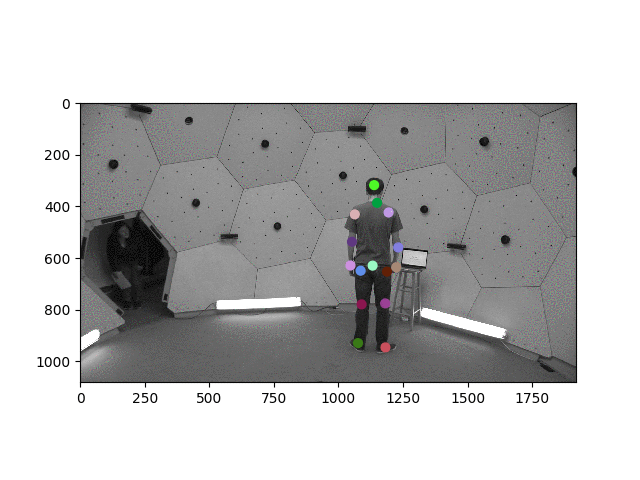
#> input picture 2D_Track.png, 640 x 480 px, given in place of hd00_03.mp4, which was not available
$ python tracing_joints_v2.py
#> lines starting #> are read from the running program, lines starting #| are printed output that depends on the picture; pictures that were not available may be replaced by others from this repository, and a replacement may not be noted
import numpy as np
import matplotlib.pyplot as plt
from skimage import filters, feature, img_as_int
from skimage.measure import regionprops
from scipy.ndimage import convolve, sobel
from scipy.spatial.distance import cdist
import cv2

# not looking for interest points
'''
Idea:
1. Get features of joints
2. For each joint:
    a. Calculate the optical flow of large area around joint.
    b. Match area to joint feature
'''


def get_interest_points(image, feature_width):
    '''
    Returns interest points for the input image

    :params:
    :image: a grayscale or color image (your choice depending on your implementation)
    :feature_width:

    :returns:
    :xs: an np array of the x coordinates of the interest points in the image
    :ys: an np array of the y coordinates of the interest points in the image


    '''

    # These are placeholders - replace with the coordinates of your interest points!
    xs = np.zeros(1)
    ys = np.zeros(1)

    yDer = sobel(image, 0)
    xDer = sobel(image, 1)
    gaussYDer2 = filters.gaussian(yDer * yDer)
    gaussXDer2 = filters.gaussian(xDer * xDer)
    gausXYder = filters.gaussian(xDer * yDer)
    addXY2 = gaussXDer2 + gaussYDer2
    C = gaussXDer2 * gaussYDer2 - \
        (gausXYder*gausXYder) - 0.02*(addXY2 * addXY2)
    threshold_num = 0.001  # need actual number
    C[C < threshold_num] = 0.0
    arr = feature.peak_local_max(
        C, feature_width, exclude_border=feature_width//2)
    xs = arr[:, 1]
    ys = arr[:, 0]

    return xs, ys


def get_features(image, x, y, feature_width):
    '''
    Returns feature descriptors for a given set of interest points.

    :params:
    :image: a grayscale or color image (your choice depending on your implementation)
    :x: np array of x coordinates of interest points
    :y: np array of y coordinates of interest points
    :feature_width: in pixels, is the local feature width. You can assume
                    that feature_width will be a multiple of 4 (i.e. every cell of your
                    local SIFT-like feature will have an integer width and height).

    :returns:
    :features: np array of computed features. It should be of size
            [len(x) * feature dimensionality] (for standard SIFT feature
            dimensionality is 128)

    '''
    width = feature_width // 4
    xDer = sobel(image, 1)
    yDer = sobel(image, 0)
    grad_mag = np.sqrt(np.square(xDer) + np.square(yDer))
    grad_ori = np.arctan2(yDer, xDer) + np.pi
    features = []
    inc = np.pi/4
    bins = np.array([0, inc, 2*inc, 3*inc, 4*inc, 5 *
                     inc, 6*inc, 7*inc, 8*inc + 0.001])
    for z in range(len(x)):
        xs = int(x[z])
        ys = int(y[z])
        xlb = xs - width*2
        xhb = xs + width*2
        ylb = ys - width*2
        yhb = ys + width*2
        descriptor = []
        if (xlb < 0 or ylb < 0 or xhb >= image.shape[1] or yhb >= image.shape[0]):
            continue
        else:
            for i in range(xlb, xhb, width):
                for j in range(ylb, yhb, width):
                    sublist = [0] * 8
                    submag = grad_mag[j:j + width, i:i + width]
                    subori = grad_ori[j:j + width, i:i + width]
                    digits = np.digitize(subori, bins)
                    for k in range(width):
                        for l in range(width):
                            index = digits[k, l] - 1
                            sublist[index] += submag[k][l]
                    descriptor.extend(sublist)
            norm = np.linalg.norm(descriptor)
            descriptor = descriptor / norm
            descriptor[descriptor > 0.2] = 0.2
            norm = np.linalg.norm(descriptor)
            descriptor = descriptor / norm
            descriptor = np.hstack(([xs, ys], descriptor))
            descriptor = list(descriptor)
            features.append(descriptor)
    return features


def match_features(joint_features, frame_features):
    new_joints = []
    for joint in joint_features:
        filtered_frame_feat = []
        frame_points = []
        for feat in frame_features:
            if (joint[0] - 8 <= feat[0] <= joint[0] + 8) and (joint[1] - 8 <= feat[1] <= joint[1] + 8):
                print(type(feat))
                frame_points.append([feat.pop(0), feat.pop(0)])
                filtered_frame_feat.append(feat)
        joint.pop(0)
        joint.pop(0)
        arr_joint = np.asarray(joint)
        arr_frame_feat = np.asarray(filtered_frame_feat)
        print(type(arr_joint))
        np.reshape(arr_joint, (1, 128))
        print(arr_joint.shape)
        dist_arr = cdist(arr_joint, arr_frame_feat)
        # print(dist_arr)
        new_joint = frame_points[np.argsort(dist_arr)[0]]
        new_joints.append(new_joint)
    return new_joints


def get_next_frame_joints(curr_frame, joint_features):
    '''
    Inputs: curr_frame - the current frame of the video
            joint_list - an n X 2 array, where n is the number of joints and holds the xy coords of each joint
    outputs: a list of joints for the current frame
    '''

    # go through joint_list of previous frame, crop image to size around each joint, put in get_interest_point, grab
    # new coords, put them in joint_coords of current frame, return list of joints.

    joint_coords = []

    '''
    #this is leftover code from the other version
    for joint in joint_list:
        x, y = get_interest_point(
            # grab most significant 2D point in the 64x64 subimage around joint
            curr_frame[joint[1] - 32:joint[1] + 32, joint[0] - 32:joint[0] + 32], 16)
        new_joint = [x,y]
        joint_coords.append(new_joint)
    '''
    (x, y) = get_interest_points(curr_frame, 16)
    frame_feat = get_features(curr_frame, x, y, 16)

    return match_features(joint_features, frame_feat)


def trace_joints(video, joint_list):
    '''
    input: video - the video that we're are tracing forward
           joint_list - the list of coordinates of joints for the first frame
    output: a list of jointlists for the whole video

    '''
    video_joint_list = []

    # for each frame, it adds the joint list of the previous frame into a list and then
    # uses interest_points to find the joint list of the current frame, and repeats
    ret, first_frame = video.read()
    if not ret:
        print("Failure to load video")
        return None
    first_frame = cv2.cvtColor(first_frame, cv2.COLOR_BGR2GRAY)
    first_features = get_features(
        first_frame, joint_list[:, 1], joint_list[:, 0], 16)
    # for each frame, it adds the joint list of the previous frame into a list and then
    # uses interest_points to find the joint list of the current frame, and repeats
    ret, frame = video.read()
    while ret:
        frame = cv2.cvtColor(frame, cv2.COLOR_BGR2GRAY)
        new_joints = joint_list
        video_joint_list.append(new_joints)
        joint_list = get_next_frame_joints(frame, first_features)
        first_features = get_features(
            frame, joint_list[:, 1], joint_list[:, 0], 16)
        ret, frame = video.read()
    return np.asarray(video_joint_list)


def read_video(v_name):
    '''
    returns an iterable of the images in a video
    input: v_name: the name of the video to process
    output: a cv2.VideoCapture object (essentially an iterable over the images in the video)
    '''
    vid = cv2.VideoCapture(v_name)
    return vid


def main():
    print("Getting video.")
    plt.gray()
    vid = read_video('../hd00_03.mp4')
    # Make sure joint indices are integers
    first_joints = np.asarray([
        [1077, 930],
        [1097, 779],
        [1101, 651],
        [1182, 946],
        [1181, 780],
        [1198, 659],
        [1149, 629],
        [1058, 628],
        [1225, 636],
        [1070, 540],
        [1236, 558],
        [1083, 431],
        [1216, 424],
        [1153, 322],
        [1157, 390],
    ])
    res = trace_joints(vid, first_joints)
#> in trace_joints, first_frame is the input picture: shape (480, 640, 3); mean B, G, R 192.3, 192.2, 192.3
#> in get_features, `xDer = sobel(image, 1)`:
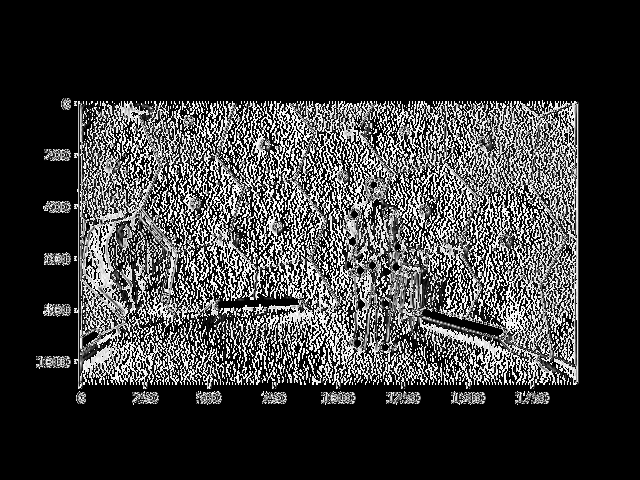
#> xDer: shape (480, 640); min 0, max 255, mean 56.6
#> in get_features, `grad_mag = np.sqrt(np.square(xDer) + np.square(yDer))`:
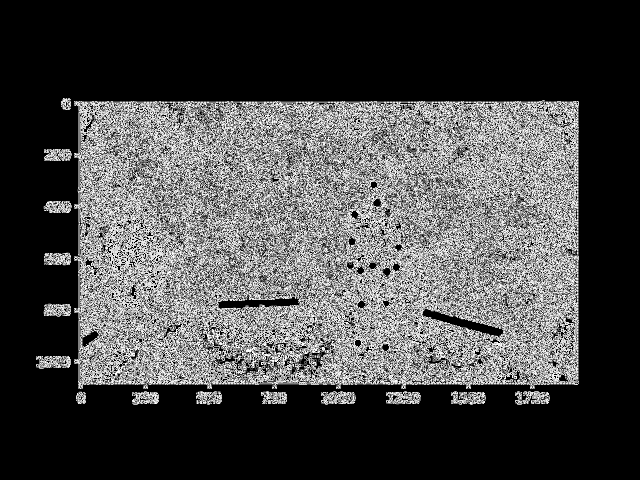
#> grad_mag: shape (480, 640) float16; min 0, max 15.81, mean 4.53; drawn with min black and max white
#> in get_features, `grad_ori = np.arctan2(yDer, xDer) + np.pi`:
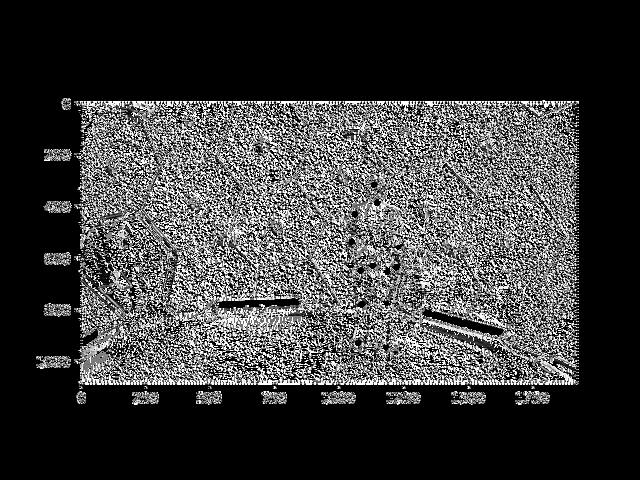
#> grad_ori: shape (480, 640) float16; min 3.14, max 4.71, mean 3.51; drawn with min black and max white
#> the loop in get_features, `for z in range(len(x)):` made 15 passes
#> (xs, ys, xlb, xhb, ylb, yhb) on passes 1 to 12: (930, 1077, 922, 938, 1069, 1085), (779, 1097, 771, 787, 1089, 1105), (651, 1101, 643, 659, 1093, 1109), (946, 1182, 938, 954, 1174, 1190), (780, 1181, 772, 788, 1173, 1189), (659, 1198, 651, 667, 1190, 1206), (629, 1149, 621, 637, 1141, 1157), (628, 1058, 620, 636, 1050, 1066), (636, 1225, 628, 644, 1217, 1233), (540, 1070, 532, 548, 1062, 1078), (558, 1236, 550, 566, 1228, 1244), (431, 1083, 423, 439, 1075, 1091)
#> after the loop in get_features, `for z in range(len(x)):`: features = []
#> in get_interest_points, `gaussXDer2 = filters.gaussian(xDer * xDer)`:
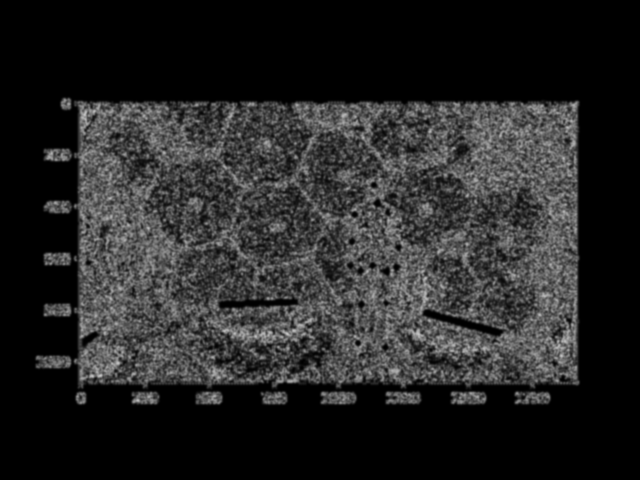
#> gaussXDer2: shape (480, 640) float64; min 0, max 0.771, mean 0.149
#> in get_interest_points, `addXY2 = gaussXDer2 + gaussYDer2`:
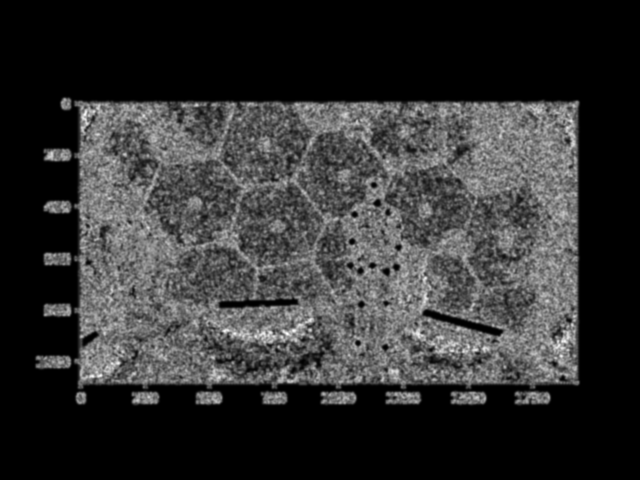
#> addXY2: shape (480, 640) float64; min 0, max 1.54, mean 0.303; drawn with min black and max white
#> in get_interest_points, `C = gaussXDer2 * gaussYDer2 - \ (gausXYder*gausXYder) - 0.02*(addXY2 *..`:
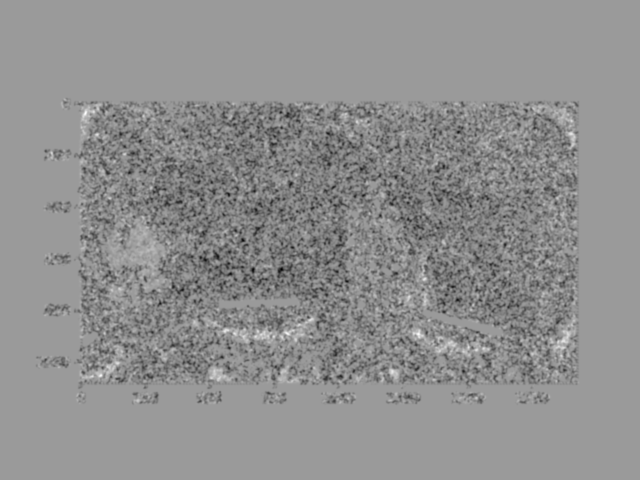
#> C: shape (480, 640) float64; min -0.676, max 0.437, mean -0.0469; drawn with min black and max white
#> in get_interest_points, `C[C < threshold_num] = 0.0`:
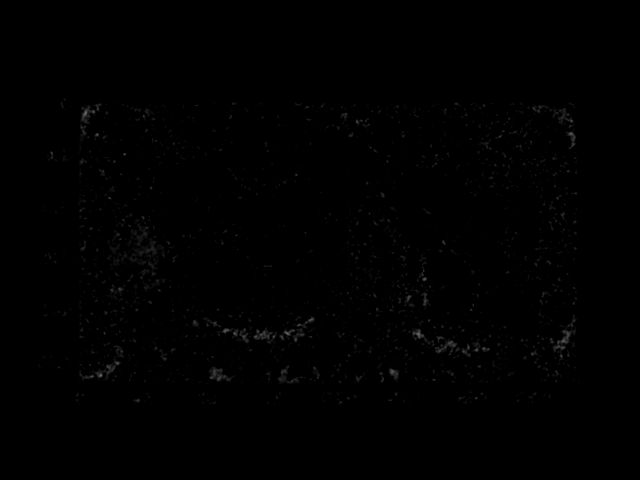
#> C: shape (480, 640) float64; min 0, max 0.437, mean 0.00308
#> in get_interest_points, `arr = feature.peak_local_max( C, feature_width, exclude_border=feature..`: arr = 126 pairs, first value 99 to 400, second value 45 to 575
#> in get_interest_points, `xs = arr[:, 1]`: xs = 126 values, max 575 at index 65, min 45 at index 106, mean 306.9
#> in get_interest_points, `ys = arr[:, 0]`: ys = 126 values, max 400 at index 25, min 99 at index 91, mean 252.9
#> in get_next_frame_joints, `(x, y) = get_interest_points(curr_frame, 16)`: x has the same summary as xs in get_interest_points; y has the same summary as ys in get_interest_points
#> the loop in get_features (call 2), `for z in range(len(x)):` made 126 passes
#> (xs, ys, xlb, xhb, ylb, yhb) on passes 1 to 12: (85, 113, 77, 93, 105, 121), (418, 334, 410, 426, 326, 342), (100, 375, 92, 108, 367, 383), (287, 333, 279, 295, 325, 341), (392, 371, 384, 400, 363, 379), (234, 333, 226, 242, 325, 341), (424, 279, 416, 432, 271, 287), (571, 133, 563, 579, 125, 141), (563, 341, 555, 571, 333, 349), (255, 336, 247, 263, 328, 344), (97, 134, 89, 105, 126, 142), (468, 347, 460, 476, 339, 355)
#> xs on pass 68: 153
    print(res)


if __name__ == '__main__':
#> (the run stopped early here; a loop or call above may not have finished)

$ run again, on MotionTrack_1.png
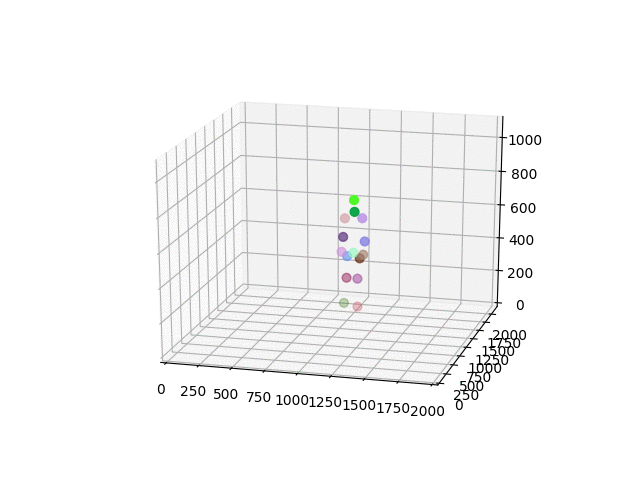
#> input picture MotionTrack_1.png, 640 x 480 px, given in place of hd00_03.mp4, which was not available
#> in trace_joints, first_frame is the input picture: shape (480, 640, 3); mean B, G, R 247.1, 247.1, 247.1
#> first_frame: shape (480, 640)
#> in get_features, `grad_ori = np.arctan2(yDer, xDer) + np.pi`:
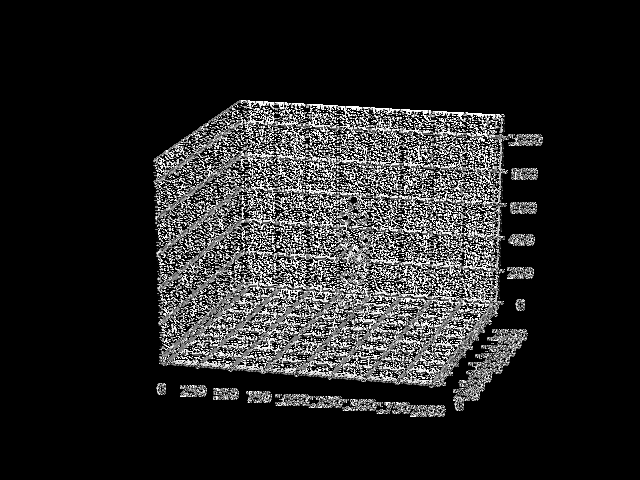
#> grad_ori: shape (480, 640) float16; min 3.14, max 4.71, mean 3.37; drawn with min black and max white
#> the loop in get_features, `for z in range(len(x)):` made 15 passes
#> (xs, ys, xlb, xhb, ylb, yhb) on passes 1 to 8: (930, 1077, 922, 938, 1069, 1085), (779, 1097, 771, 787, 1089, 1105), (651, 1101, 643, 659, 1093, 1109), (946, 1182, 938, 954, 1174, 1190), (780, 1181, 772, 788, 1173, 1189), (659, 1198, 651, 667, 1190, 1206), (629, 1149, 621, 637, 1141, 1157), (628, 1058, 620, 636, 1050, 1066)
#> after the loop in get_features, `for z in range(len(x)):`: features = []
#> in get_interest_points, `C[C < threshold_num] = 0.0`:
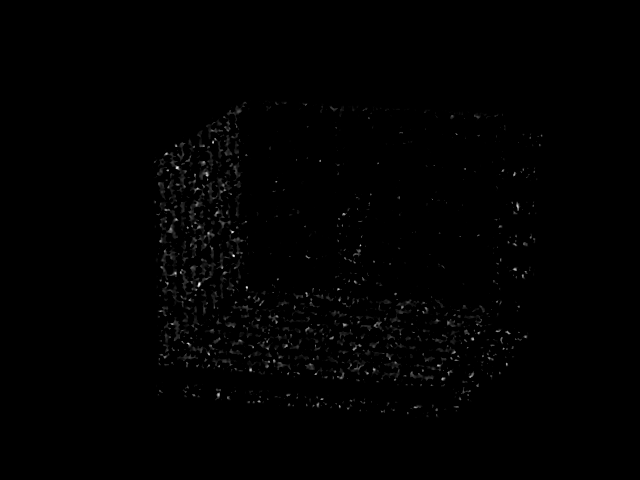
#> C: shape (480, 640) float64; min 0, max 0.211, mean 0.00123; drawn with min black and max white
#> arr = 103 pairs, first value 103 to 411, second value 160 to 541
#> in get_interest_points, `xs = arr[:, 1]`: xs = 103 values, max 541 at index 63, min 160 at index 76, mean 346.4
#> in get_interest_points, `ys = arr[:, 0]`: ys = 103 values, max 411 at index 64, min 103 at index 90, mean 260.1
#> x has the same summary as xs in get_interest_points; y has the same summary as ys in get_interest_points
#> the loop in get_features (call 2), `for z in range(len(x)):` made 103 passes
#> (xs, ys, xlb, xhb, ylb, yhb) on passes 1 to 8: (199, 284, 191, 207, 276, 292), (233, 255, 225, 241, 247, 263), (177, 167, 169, 185, 159, 175), (246, 287, 238, 254, 279, 295), (232, 232, 224, 240, 224, 240), (188, 343, 180, 196, 335, 351), (517, 206, 509, 525, 198, 214), (218, 394, 210, 226, 386, 402)

$ run again, on hd_00_03.png
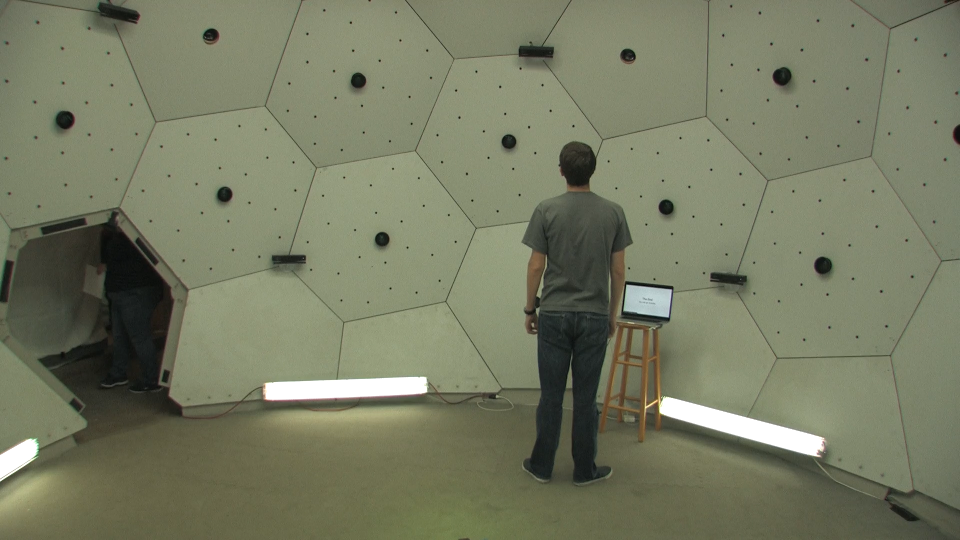
#> input picture hd_00_03.png, 1920 x 1080 px, given in place of hd00_03.mp4, which was not available (shown at 1/2 size)
#> in trace_joints, first_frame is the input picture: shape (1080, 1920, 3); mean B, G, R 98.6, 123, 118.7
#> first_frame: shape (1080, 1920)
#> in get_features, `grad_ori = np.arctan2(yDer, xDer) + np.pi`:
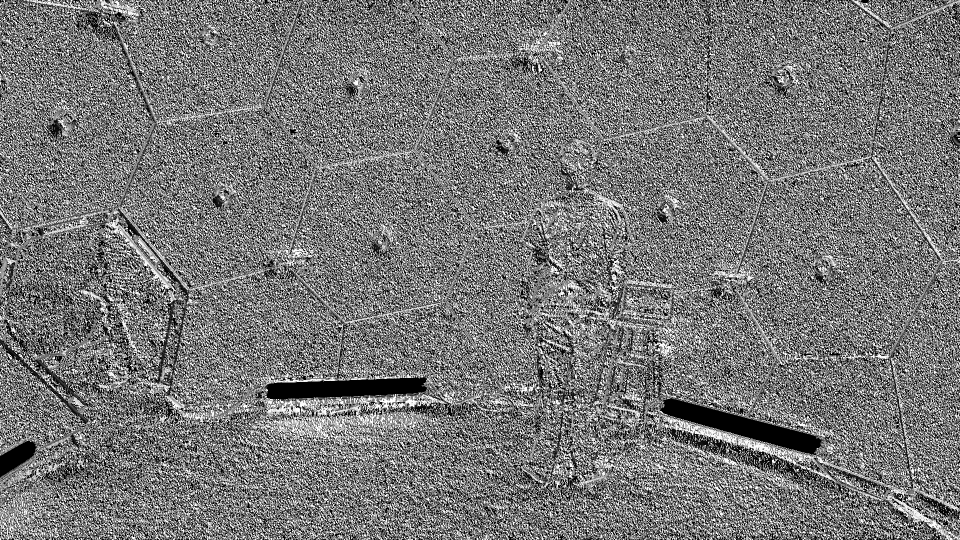
#> grad_ori: shape (1080, 1920) float16 (shown at 1/2 size); min 3.14, max 4.71, mean 3.87; drawn with min black and max white
#> the loop in get_features, `for z in range(len(x)):` made 15 passes
#> (xs, ys, xlb, xhb, ylb, yhb) on passes 8, 10: (628, 1058, 620, 636, 1050, 1066), (540, 1070, 532, 548, 1062, 1078)
#> after the loop in get_features, `for z in range(len(x)):`: features = 2 items
#> in get_interest_points, `C = gaussXDer2 * gaussYDer2 - \ (gausXYder*gausXYder) - 0.02*(addXY2 *..`:
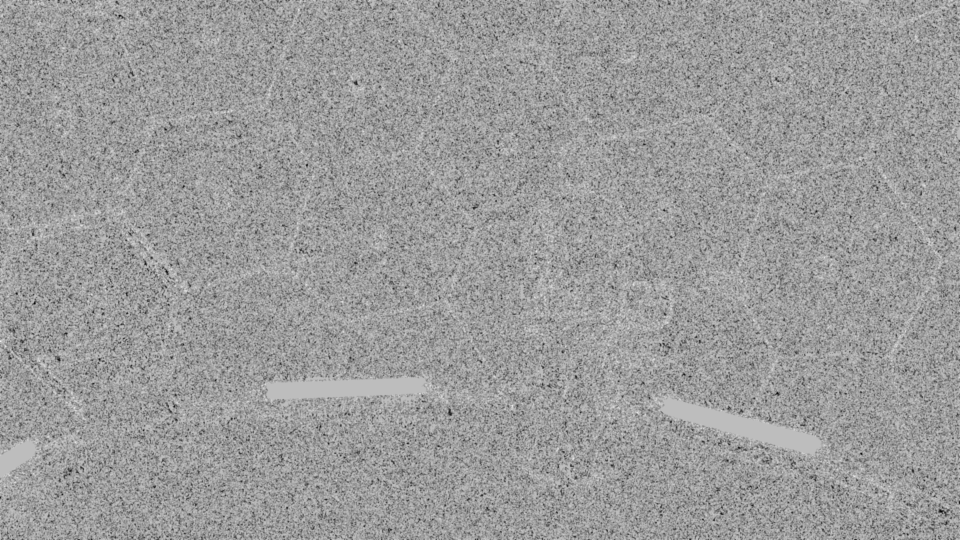
#> C: shape (1080, 1920) float64 (shown at 1/2 size); min -0.901, max 0.308, mean -0.162; drawn with min black and max white
#> arr = 1661 pairs, first value 9 to 1071, second value 8 to 1911
#> in get_interest_points, `xs = arr[:, 1]`: xs = 1661 values, max 1911 at index 1439, min 8 at index 249, mean 955.8
#> in get_interest_points, `ys = arr[:, 0]`: ys = 1661 values, max 1071 at index 1383, min 9 at index 828, mean 537.7
#> x has the same summary as xs in get_interest_points; y has the same summary as ys in get_interest_points
#> the loop in get_features (call 2), `for z in range(len(x)):` made 1661 passes
#> (xs, ys, xlb, xhb, ylb, yhb) on passes 1 to 8: (1024, 811, 1016, 1032, 803, 819), (149, 815, 141, 157, 807, 823), (1708, 952, 1700, 1716, 944, 960), (846, 610, 838, 854, 602, 618), (1507, 640, 1499, 1515, 632, 648), (1590, 380, 1582, 1598, 372, 388), (597, 18, 589, 605, 10, 26), (259, 123, 251, 267, 115, 131)
#> the loop in match_features, `for joint in joint_features:` made 1 pass
#| <class 'numpy.ndarray'>
#| (128,)
